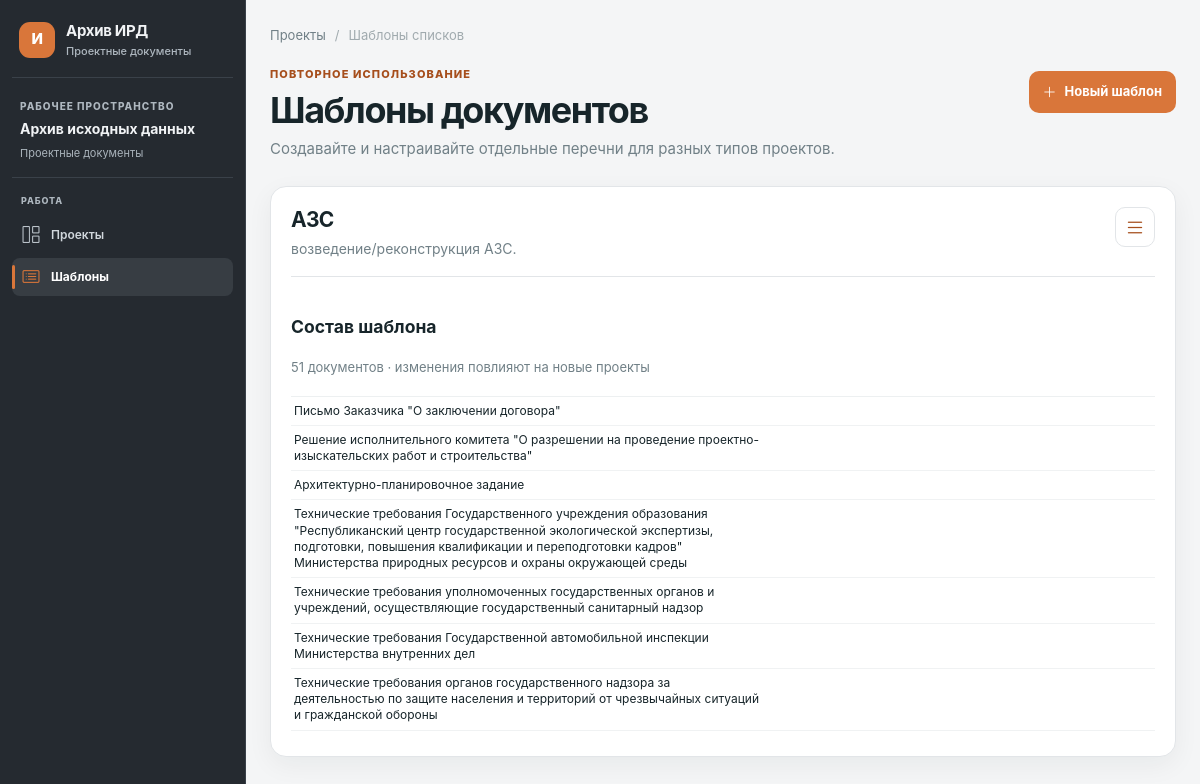
Page /templates on the committed database.
### tables this page shows
CREATE TABLE checklist_templates (
    id INTEGER PRIMARY KEY AUTOINCREMENT,
    name TEXT NOT NULL UNIQUE,
    description TEXT NOT NULL DEFAULT '',
    created_at TEXT NOT NULL DEFAULT CURRENT_TIMESTAMP,
    updated_at TEXT NOT NULL DEFAULT CURRENT_TIMESTAMP
);

CREATE TABLE checklist_template_items (
    id INTEGER PRIMARY KEY AUTOINCREMENT,
    template_id INTEGER NOT NULL,
    title TEXT NOT NULL,
    description TEXT NOT NULL DEFAULT '',
    sort_order INTEGER NOT NULL DEFAULT 0, validity_years INTEGER NOT NULL DEFAULT 0,
    FOREIGN KEY (template_id) REFERENCES checklist_templates(id) ON DELETE CASCADE
);

### app/web/routes.py (the view)
@bp.get("/templates")
def manage_templates():
    repo = ChecklistRepository()
    templates = [{"template": row, "items": repo.list_template_items(row["id"])} for row in repo.list_templates()]
    return render_template("templates.html", templates=templates)

### app/database.py (called while the page is built)
def get_db() -> sqlite3.Connection:
    if "db" not in g:
        g.db = sqlite3.connect(current_app.config["DATABASE_PATH"])
        g.db.row_factory = sqlite3.Row
        g.db.execute("PRAGMA foreign_keys = ON")
    return g.db

### app/repositories.py (called while the page is built)
    def list_templates(self) -> list[Row]:
        return list(
            get_db().execute(
                "SELECT * FROM checklist_templates ORDER BY name COLLATE NOCASE"
            )
        )

    def list_template_items(self, template_id: int) -> list[Row]:
        return list(
            get_db().execute(
                "SELECT * FROM checklist_template_items WHERE template_id = ? ORDER BY sort_order, id",
                (template_id,),
            )
        )

### app/templates/templates.html (shortened to what this page needs)
{% extends "base.html" %}
{% block content %}
<div class="breadcrumbs"><a href="{{ url_for('web.index') }}">Проекты</a><span>/</span><span>Шаблоны списков</span></div>
<section class="page-heading template-page-heading"><div><p class="eyebrow">ПОВТОРНОЕ ИСПОЛЬЗОВАНИЕ</p><h1>Шаблоны документов</h1><p class="subheading">Создавайте и настраивайте отдельные перечни для разных типов проектов.</p></div><button class="template-create-trigger" type="button" data-open-template-dialog><i class="bi bi-plus-lg" aria-hidden="true"></i><span>Новый шаблон</span></button></section>
<div class="template-list">
{% for entry in templates %}
<section class="panel template-card" id="template-{{ entry.template.id }}">
    <header class="template-card-header">
        <div class="template-card-identity">
            <h2 data-template-name>{{ entry.template.name }}</h2>
            <p data-template-description>{{ entry.template.description or 'Без описания' }}</p>
        </div>
        <details class="template-menu">
            <summary aria-label="Действия с шаблоном" title="Действия с шаблоном"><i class="bi bi-list" aria-hidden="true"></i></summary>
        </details>
    </header>
    <div class="section-title template-card-title">
        <div><h3>Состав шаблона</h3><p>{{ entry['items']|length }} документов · изменения повлияют на новые проекты</p></div>
    </div>
    <ul class="template-items-readonly" data-template-items-readonly>
        {% for item in entry['items'] %}<li><span class="template-item-title">{{ item.title }}</span>{% if item.description %}<small>{{ item.description }}</small>{% endif %}</li>{% endfor %}
    </ul>
</section>
{% else %}
<div class="empty-state"><h3>Шаблонов пока нет</h3><p>Создайте первый перечень выше.</p></div>
{% endfor %}
</div>
{% endblock %}

### app/static/styles.css (style rules this page uses)
:root { color-scheme:light;--bg:#f5f7f8;--panel:#fff;--line:#e3e8ea;--text:#17252a;--muted:#718087;--accent:#087e70;--accent-dark:#05685c;--soft:#e8f4f1;--danger:#b5473b;--warning:#a96713;--shadow:0 8px 26px rgba(21,42,45,.045) }
* { box-sizing:border-box }
body { margin:0;background:var(--bg);color:var(--text);font-family:Inter,-apple-system,BlinkMacSystemFont,"Segoe UI",sans-serif;font-size:15px;line-height:1.5 }
a { color:var(--accent-dark) }
button,input,textarea,select { font:inherit }
button { cursor:pointer }
.page-heading { margin-bottom:26px }
.eyebrow { margin:0 0 8px;color:var(--accent);font-size:11px;font-weight:800;letter-spacing:.1em }
.page-heading h1,.project-overview h1,.document-head h1 { margin:0;font-size:clamp(26px,3.2vw,36px);letter-spacing:-.04em;line-height:1.16 }
.subheading,.section-title p { color:var(--muted);margin:6px 0 0 }
.panel { background:var(--panel);border:1px solid var(--line);border-radius:16px;box-shadow:var(--shadow) }
.section-title { display:flex;align-items:center;justify-content:space-between;gap:20px;margin-bottom:18px }
.section-title>div { min-width:0 }
.section-title p { font-size:13px }
.breadcrumbs { display:flex;gap:9px;margin-bottom:20px;color:#a0aaae;font-size:13px }
.breadcrumbs a { color:var(--muted);text-decoration:none }
.template-list { display:grid;gap:16px;margin-top:18px }
.create-template,.template-card { padding:20px }
.template-card>.section-title { margin-top:20px }
.template-card-header { display:flex;align-items:flex-start;justify-content:space-between;gap:18px;padding-bottom:17px;border-bottom:1px solid var(--line) }
.template-card-identity { flex:1;min-width:0 }
.template-card-identity>h2 { margin:0;color:var(--text);font-size:21px;font-weight:750;letter-spacing:-.035em;line-height:1.25 }
.template-card-identity>p { margin:5px 0 0;color:var(--muted);font-size:14px;line-height:1.45 }
.template-menu { position:relative;flex:0 0 auto }
.template-menu>summary { display:grid;width:40px;height:40px;place-items:center;border:1px solid var(--line);border-radius:10px;background:#fff;color:var(--accent-dark);cursor:pointer;list-style:none }
.template-menu>summary i { font-size:21px;line-height:1 }
.template-card-title { align-items:flex-start;margin-top:18px }
.template-items-readonly { display:block;max-height:340px;overflow:auto;margin:0;padding:0;list-style:none;border-top:1px solid #edf0f1 }
.template-items-readonly li { display:grid;grid-template-columns:minmax(0,1fr) minmax(120px,.8fr);align-items:center;gap:12px;min-width:0;padding:6px 3px;border-bottom:1px solid #f0f2f3;color:var(--text);font-size:12px;line-height:1.35 }
:root { --accent:#d97706;--accent-dark:#a94e00;--soft:#fff1dd;--bg:#f4f5f6;--line:#e2e5e8;--shadow:0 8px 26px rgba(26,34,40,.055) }
.eyebrow { color:var(--accent-dark) }
:root { --accent:#b47c50;--accent-dark:#805a3e;--soft:#f2e9e1 }
:root { --accent:#D9763A;--accent-dark:#A64E1C;--soft:#F8EAE1 }
.template-page-heading { display:flex;align-items:flex-start;justify-content:space-between;gap:18px }
.template-create-trigger { display:inline-flex;min-height:42px;flex:0 0 auto;align-items:center;justify-content:center;gap:8px;margin-top:5px;padding:9px 14px;border:0;border-radius:10px;background:var(--accent);color:#fff;font-size:13px;font-weight:750;cursor:pointer }
.template-create-trigger i { font-size:14px }

### rows in the picture
checklist_templates: template.name "АЗС", template "возведение/реконструкция АЗС."
checklist_template_items: title "Письмо Заказчика \"О заключении договора\""
checklist_template_items: title "Решение исполнительного комитета \"О разрешении на проведение проектно-изыскательских работ и строительства\""
checklist_template_items: title "Архитектурно-планировочное задание"
checklist_template_items: title "Технические требования Государственного учреждения образования \"Республиканский центр государственной экологической экспертизы, подготовки, повышения квалификации и переподготовки кадров\" Министерства природных ресурсов и охраны окружающей среды"
checklist_template_items: title "Технические требования уполномоченных государственных органов и учреждений, осуществляющие государственный санитарный надзор"
checklist_template_items: title "Технические требования Государственной автомобильной инспекции Министерства внутренних дел"
checklist_template_items: title "Технические требования органов государственного надзора за деятельностью по защите населения и территорий от чрезвычайных ситуаций и гражданской обороны"

### other values in the picture
{{ entry['items']|length }} "51"
